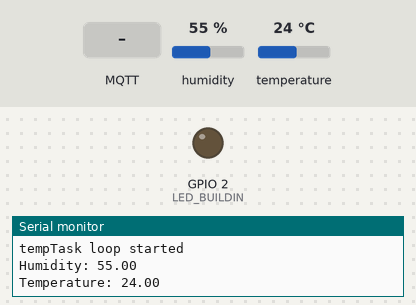
Recording of a sketch running on a simulated ESP32. Parts: output pins drawn as LEDs (lit = HIGH), the last lines printed to the serial monitor. Inputs (shaded band) come from the test bench; at power-on: humidity 55 %, temperature 24 °C. WiFi joins after 1.5 s; servers stay silent unless stated; no MQTT or app messages arrive unless stated.

Above: at 2.7 s.
2.8 s: MQTT message "1" arrives on the first subscribed topic
At 3.1 s:
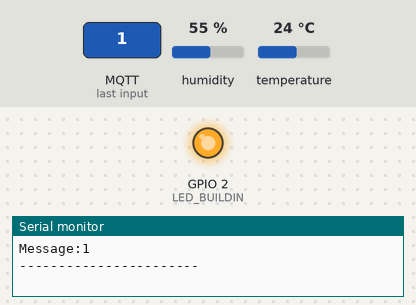
4.3 s: MQTT message "0" arrives on the first subscribed topic
At 5.4 s:
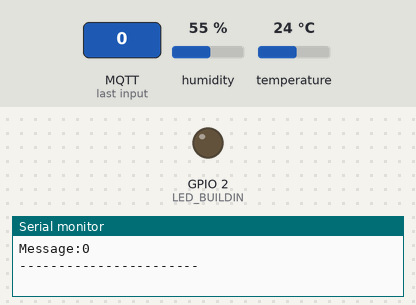
5.8 s: MQTT message "2" arrives on the first subscribed topic
At 6.6 s:
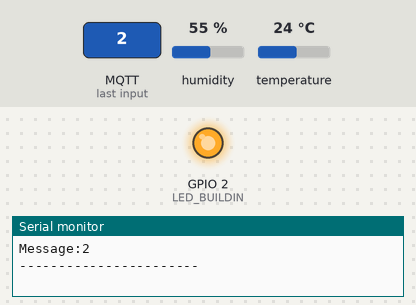
Timing chart, 0 to 8.8 s (numbered marks = the images above; inputs shaded):
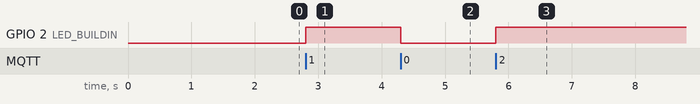

The sketch:

ROOM_2.ino
```cpp
#include <WiFi.h>
#include <PubSubClient.h>
#include "Configuration.h"
#include "DHTesp.h"
#include "Ticker.h"

// WiFi
const char* ssid = "StaromiejskieKlimatyII";
const char* password =  "3264E937F";
const int mqttPort = 1883;


// MQTT Broker
const char *mqtt_broker = "broker.hivemq.com";
const char* mqtt_username = "Saludos";
const char* mqtt_password = "public";
const int mqtt_port = 1883;
const char *topic = "DQReator/home/room2/LigthC";

WiFiClient espClient;
PubSubClient client(espClient);

// Temperature sensor
/** Initialize DHT sensor 1 */
DHTesp dhtSensor1;
//>>TASK HANDLERS
/** Task handle for the dht sensor reading*/
TaskHandle_t tempTaskHandle = NULL;
/** Flags for temperature dht readings finished */
bool gotNewTemperature = false;
/** Ticker for temperature dht reading */
Ticker tempTicker;
/** Data from sensor dht */
TempAndHumidity sensor1Data;
/* Flag if main loop is running */
bool tasksEnabled = false;

//VARIABLES DATA
float tempDHT = 0.0;
float humidity = 0.0;
char humstring[8];
char tempstring[8];

void setup() {
 // Set software serial baud to 115200;
 Serial.begin(115200);
 pinMode(LED_BUILDIN, OUTPUT);
 // Connecting to a WiFi network
 WiFi.begin(ssid, password);
 while (WiFi.status() != WL_CONNECTED) {
     vTaskDelay(500 / portTICK_PERIOD_MS);
     Serial.println("Connecting to WiFi..");
 }
 Serial.println("Connected to the WiFi network");

 // Connecting to a mqtt broker
 client.setServer(mqtt_broker, mqtt_port);
 client.setCallback(callback);

 while (!client.connected()) {
     String client_id = "esp32-client-";
     client_id += String(WiFi.macAddress());
     Serial.printf("The client %s connects to the public mqtt broker\n", client_id.c_str());
     if (client.connect(client_id.c_str(), mqtt_username, mqtt_password)) {
         Serial.println("Public emqx mqtt broker connected");
     } else {
         Serial.print("failed with state ");
         Serial.print(client.state());
         vTaskDelay(2000 / portTICK_PERIOD_MS);
     }
 }
 // publish and subscribe
 client.publish(topic, "Hi, I'm ESP32 room 1^^");
 client.subscribe(topic);


   //Configuration Humidity sensor
  dhtSensor1.setup(DAT_DHT22, DHTesp::DHT22);

  // Start task to get temperature
  xTaskCreatePinnedToCore(
          tempTask,          /* Function to implement the task */
          "tempTask ",          /* Name of the task */
          1024,           /* Stack size in words */
          NULL,           /* Task input parameter */
          2,              /* Priority of the task */
          &tempTaskHandle,      /* Task handle. */
          1);

    if (tempTaskHandle == NULL) {
        Serial.println("[ERROR] Failed to start task for temperature update");
    } else {
    // Start update of environment data every 30 seconds
        tempTicker.attach(4, triggerGetTemp);
        Serial.println("Reading");
    }

  // Signal end of setup() to tasks
  tasksEnabled = true;
}

void callback(char *topic, byte *payload, unsigned int length) {
 Serial.print("Message arrived in topic: ");
 Serial.println(topic);
 Serial.print("Message:");
 for (int i = 0; i < length; i++) {
     Serial.print((char) payload[i]);
 }
 Serial.println();
 Serial.println("-----------------------");
 digitalWrite(LED_BUILDIN, !digitalRead(LED_BUILDIN));
  if(!digitalRead(LED_BUILDIN)){
    client.publish("DQReator/home/room2/Ligth","0");
  }else{
    client.publish("DQReator/home/room2/Ligth","1");
  }
}

void loop() {
 client.loop();
   if (gotNewTemperature) {
    tempDHT = sensor1Data.temperature;
    humidity = sensor1Data.humidity;
    gotNewTemperature = false;
    dtostrf(humidity, 1, 2, humstring);
    dtostrf(tempDHT, 1, 2, tempstring);
    Serial.print("Humidity: "); Serial.println(humstring);
    Serial.print("Temperature: "); Serial.println(tempstring);
    client.publish("DQReator/home/room2/Temperature",tempstring);
    client.publish("DQReator/home/room2/Humidity",humstring);
      if(!digitalRead(LED_BUILDIN)){
      client.publish("DQReator/home/room2/Ligth","0");
    }else{
      client.publish("DQReator/home/room2/Ligth","1");
    }
  }
}


//Tasks to keep reading the temperature from DHT
void tempTask(void *pvParameters) {
  Serial.println("tempTask loop started");
  while (1) // tempTask loop
  {
    if (tasksEnabled && !gotNewTemperature) { // Read temperature only if old data was processed already
      // Reading temperature for humidity takes about 250 milliseconds!
      // Sensor readings may also be up to 2 seconds 'old' (it's a very slow sensor)
      sensor1Data = dhtSensor1.getTempAndHumidity();  // Read values from sensor 1
      gotNewTemperature = true;
    }
    vTaskSuspend(NULL);
  }
}
void triggerGetTemp() {
  if (tempTaskHandle != NULL) {
     xTaskResumeFromISR(tempTaskHandle);
  }
}
```

Configuration.h
```cpp
// #define mySSID "StaromiejskieKlimatyII"
// #define myPASSWORD "3264E937F"


// #define mqttServer "broker.hivemq.com"
// #define mqttPort 1883
// #define mqttUser "Saludos"
// #define mqttPassword ""

#define DAT_DHT22  15
//**    PWM latches parameters
#define FREQUENCY 2048
#define CHANNEL 0
#define RESOLUTION 8
#define buzzer_pin 10
#define motion_pin 23

#define LED_BUILDIN  2
```

Measured:
- after the input at 2.8 s, GPIO 2 (LED_BUILDIN): LOW → HIGH at once
- after the input at 4.3 s, GPIO 2 (LED_BUILDIN): HIGH → LOW at once
- after the input at 5.8 s, GPIO 2 (LED_BUILDIN): LOW → HIGH at once
